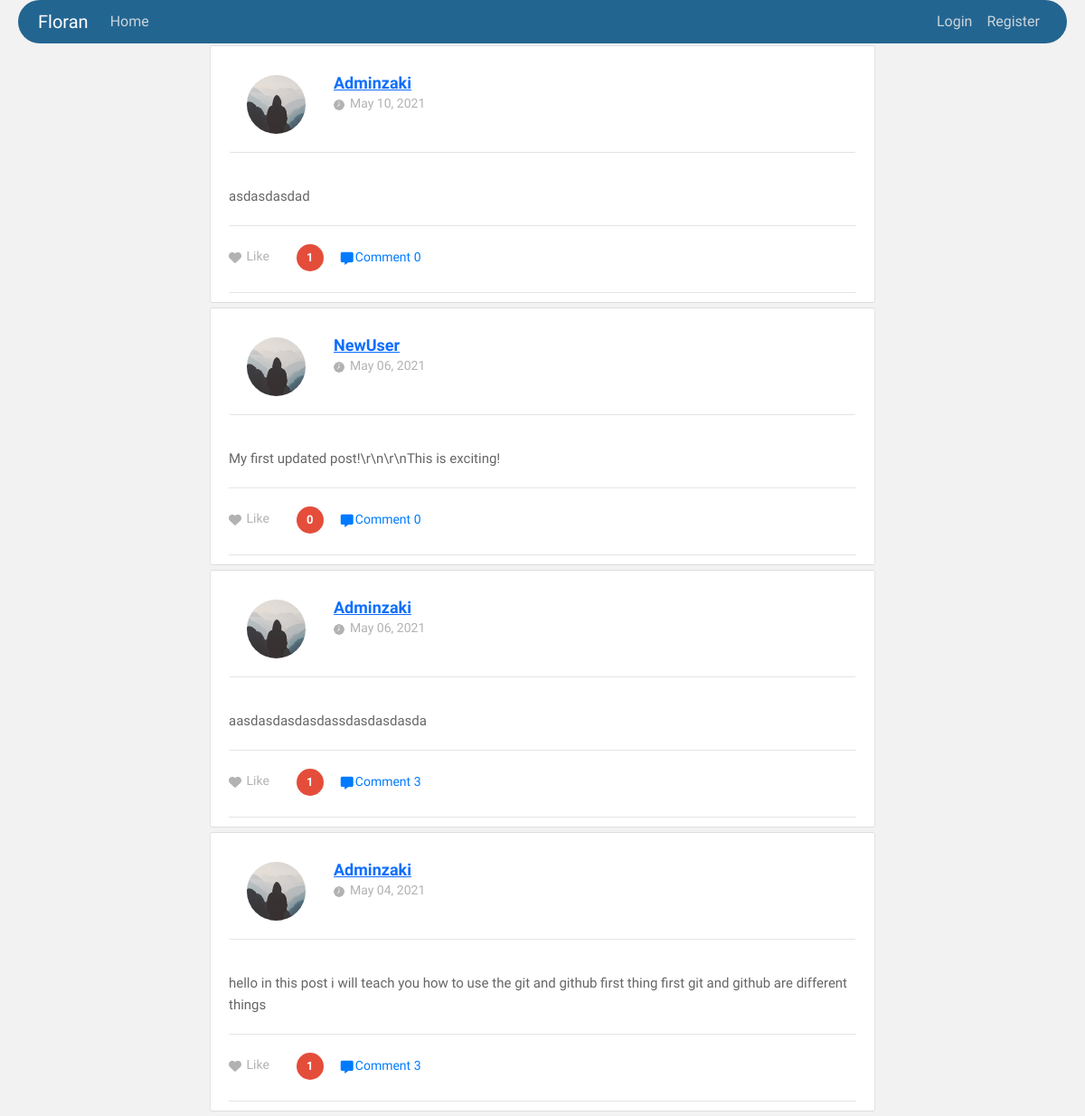
Screenshot of /blog/ with the database file from the repository.
### blog/models.py (models this page shows, shortened)
class Post(models.Model):
    title = models.CharField(max_length=100)
    images = models.ImageField(null=True,blank=True,upload_to="images/")
    content = models.TextField()
    date_posted = models.DateTimeField(default=timezone.now)
    author = models.ForeignKey(User, on_delete=models.CASCADE)
    like = models.ManyToManyField(User, related_name='blog_posts', blank=True, default=None)

### users/models.py (models this page shows, shortened)
class Profile(models.Model):
    user = models.OneToOneField(User, on_delete=models.CASCADE)
    image = models.ImageField(default='default.jpg',upload_to='profile_pics')

### blog/views.py (the view)
# urls.py: path('blog/',PostListView.as_view(), name='blog-home'),
class PostListView(ListView):
    model = Post
    template_name='blog/home.html'
    context_object_name='posts'
    ordering=['-date_posted']
    paginate_by = 10
    def get_context_data(self, **kwargs):
        context = super().get_context_data(**kwargs)
        context['comment_form'] = CommentForm()
        return context

### blog/templates/blog/home.html (shortened to what this page needs)
{% extends "blog/base.html" %}
{% load static %}
{% block content %}
<div class="posts-section ">
    {% for post in posts%}
        <div class="posty content-section">
            <div class="post-bar">
                <div class="post_topbar">
                    <div class="usy-dt">
                    <img class="rounded-circle article-img" src="{{ post.author.profile.image.url}}" alt=""/>
                    <div class="usy-name">
                        <h3><a class="mr-2" href="{% url 'user-posts' post.author.username %}">{{ post.author }}</a></h3>
                        <span><img src="clock.png" alt=""/>{{ post.date_posted|date:"F d, Y" }}</span>
                    </div>
                    </div>
                </div>
            </div>
            <div class="job_descp">
                <br>
                <p>
                {{post.content}}
                </p>
            </div>
            <div class="job-status-bar">
                <ul class="like-com">
                <li>
                            {% if user not in post.like.all %}
                                <button type="submit" class="like" id="like{{post.id}}" name="post_id" value="{{ post.id }}"><i class="fas fa-heart"></i> Like</button>   <img src="liked-img.png" alt=""/><span class="number_of_like{{post.id}}">{{ post.like.all.count }} </span>
                            {% else %}
                                <button type="submit" class="like active" id="like{{post.id}}"  name="post_id" value="{{ post.id }}"><i class="fas fa-heart"></i> Like</button>  <img src="liked-img.png" alt=""/><span class="number_of_like{{post.id}}">{{ post.like.all.count }}  </span>
                            {% endif %}
                </li>
                <li>
                    <button id="{{forloop.counter}}" class="com comment_text{{post.id}}" onclick="showComment(this.id)"> <i class="fas fa-comment-alt"></i>Comment {{post.comments.all.count}}</button>
                </li>
                </ul>
            </div>
        </div>
    {% endfor %}
</div>
{% endblock content %}

### blog/static/blog/main.css (style rules this page uses)
body { background: #fafafa; color: #333333; margin-top: 5rem; scroll-behavior: smooth; }
h1, h2, h3, h4, h5, h6 { color: #444444; }
ul { margin: 0; }
.content-section { background: #ffffff; padding: 10px 20px; border: 1px solid #dddddd; border-radius: 3px; margin-bottom: 5px; }
.article-img { height: 65px; width: 65px; margin-right: 16px; }

### blog/static/blog/style.css (style rules this page uses)
a, body, div, dt, form, h1, h2, h3, h4, h5, h6, html, i, img, li, p, section, span, ul { margin: 0; padding: 0; border: 0; font-size: 100%; font: inherit; vertical-align: baseline; }
body { line-height: 1; font-family: source sans pro, sans-serif; overflow-x: hidden; font-weight: 400; background-color: #f2f2f2; }
ul { list-style: none; }
button { outline: 0; }
* { margin: 0; padding: 0; }
img { float: left; }
p { font-size: 14px; line-height: 24px; color: #666; }
img { max-width: 100%; }
.comment_box .comment_sec button, .post-bar, .post_comment_sec form button, .posty { -webkit-border-radius: 4px; -moz-border-radius: 4px; -ms-border-radius: 4px; -o-border-radius: 4px; border-radius: 3px; }
.posts-section { float: left; }
.post-bar { float: left; background-color: #fff; border-bottom: 1px solid #e4e4e4; margin-bottom: 20px; padding: 20px; width: 100%; }
.post_topbar { float: left; width: 100%; position: relative; }
.usy-dt { float: left; }
.usy-dt img { -webkit-border-radius: 100px; -moz-border-radius: 100px; -ms-border-radius: 100px; -o-border-radius: 100px; border-radius: 100px; margin-top: 2px; }
.usy-name { float: left; margin-left: 15px; }
.usy-name h3 { color: #000; font-size: 18px; text-transform: capitalize; font-weight: 600; margin-bottom: 5px; margin-top: 2px; }
.usy-name span { color: #b2b2b2; font-size: 14px; }
.usy-name img { margin-top: 4px; margin-right: 6px; }
.job_descp { float: left; width: 100%; }
.job_descp > p { color: #666; font-size: 15px; line-height: 24px; margin-bottom: 20px; }
.job-status-bar { float: left; width: 100%; }
.like-com { float: left; margin-top: 20px; }
.like-com li { display: inline-block; margin-right: 15px; }
.like-com li button { color: #b2b2b2; background-color: #fff; font-size: 14px; font-weight: 500; float: left; margin-top: 6px; margin-right: 5px; border: none; text-decoration: none; cursor: pointer; }
.like-com li button i { margin-right: 2px; font-size: 14px; position: relative; top: 2px; }
.like-com li span { color: #fff; font-size: 13px; width: 30px; height: 30px; background-color: #e44d3a; line-height: 30px; -webkit-border-radius: 30px; -moz-border-radius: 30px; -ms-border-radius: 30px; -o-border-radius: 30px; border-radius: 30px; float: left; text-align: center; font-weight: 600; margin-left: 25px; }
.like-com li .com { position: relative; top: -9px; color: #007bff; text-decoration: none; background-color: transparent; border: none ; }
.posty { float: left; width: 100%; border-left: 1px solid #e4e4e4; border-right: 1px solid #e4e4e4; }
.posty .job-status-bar { border-bottom: 1px solid #e4e4e4; padding-bottom: 20px; }
.job-status-bar { border-top: 1px solid #e5e5e5; }

### rows the page displays
Post: author.profile.image (placeholder picture), author "Adminzaki", date_posted "May 10, 2021", content "asdasdasdad", like.all.count "1", comments.all.count "0"
Post: author.profile.image (placeholder picture), author "NewUser", date_posted "May 06, 2021", content "My first updated post!\\r\\n\\r\\nThis is exciting!", like.all.count "0", comments.all.count "0"
Post: author.profile.image (placeholder picture), author "Adminzaki", date_posted "May 06, 2021", content "aasdasdasdasdassdasdasdasda", like.all.count "1", comments.all.count "3"
Post: author.profile.image (placeholder picture), author "Adminzaki", date_posted "May 04, 2021", content "hello in this post i will teach you how to use the git and github first thing first git and github are different things", like.all.count "1", comments.all.count "3"
